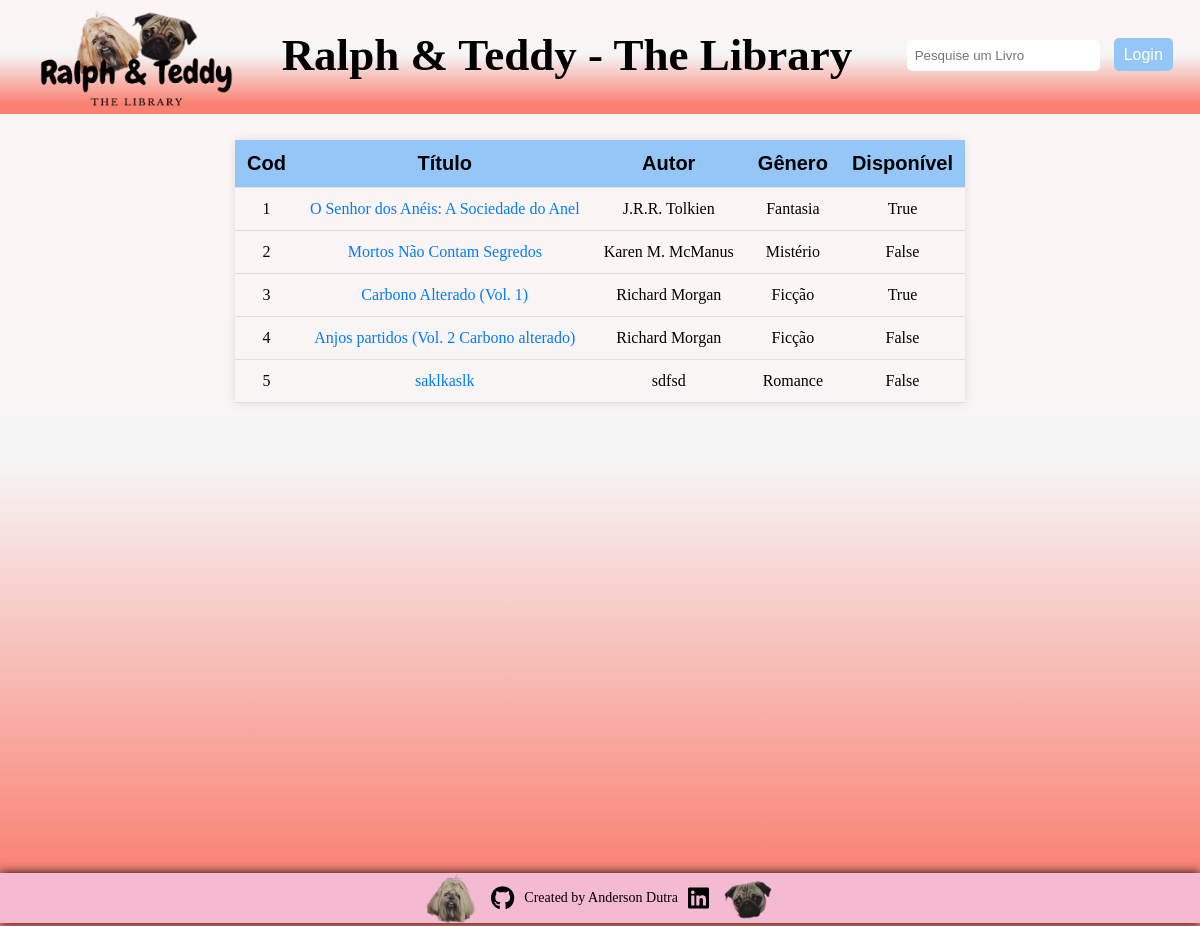
Page /index_list/ on the earlier database version.
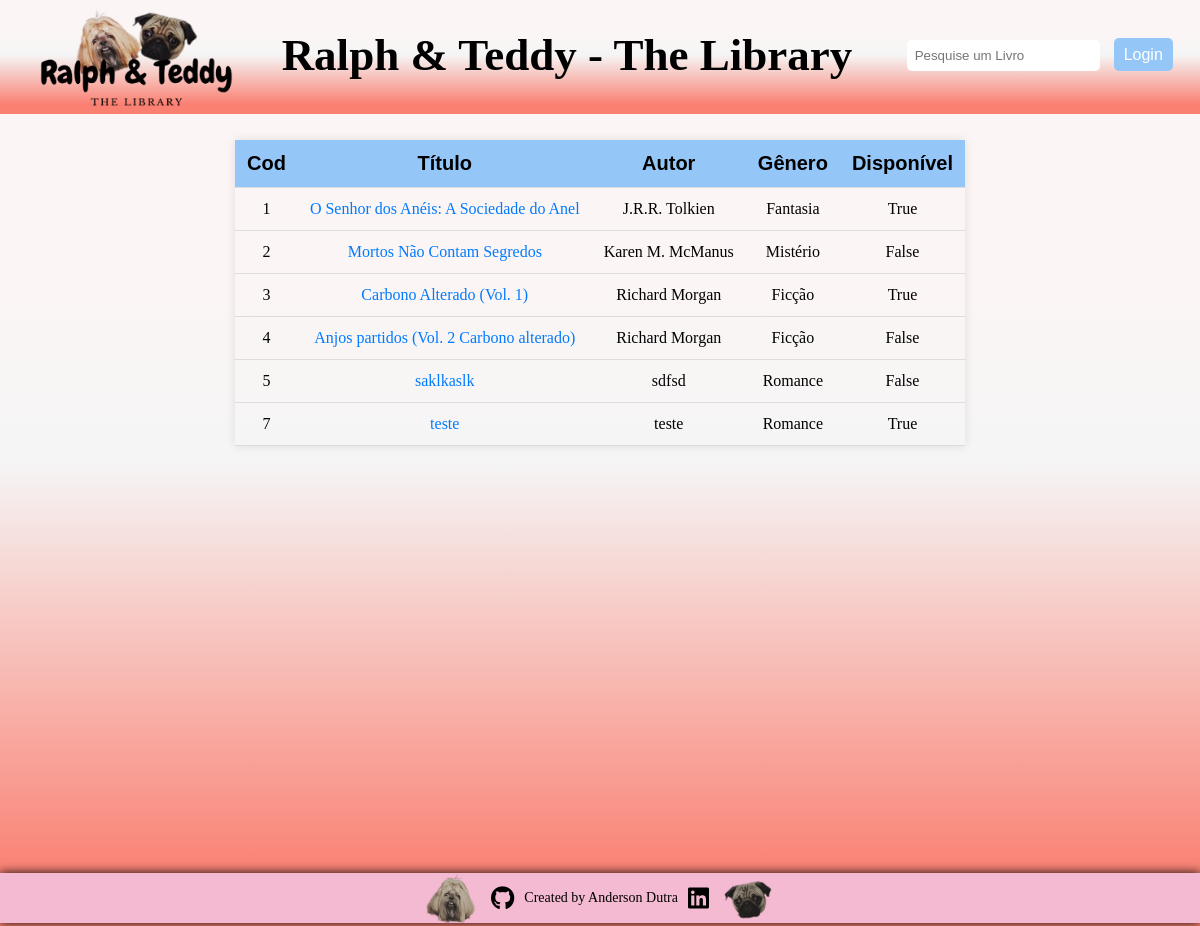
Same page on the later database version.
### app_biblioteca/models.py (models this page shows, shortened)
class Books(models.Model):
    user = models.ForeignKey(User, on_delete=models.CASCADE, blank=False)
    cod = models.IntegerField(unique=True)
    name = models.CharField(max_length=255)
    gender = models.ForeignKey(Genders, on_delete=models.CASCADE)
    book_cover = models.ImageField(blank=False)
    author = models.CharField(max_length=255)
    description = models.TextField()
    pages = models.IntegerField()
    qtd = models.IntegerField()
    in_stock = models.BooleanField(default=False)
    class meta:
        verbose_name = "Book"
        verbose_name_plural = "Books"

class Genders(models.Model):
    name = models.CharField(max_length=255)
    def __str__(self):
        return self.name
    class meta:
        verbose_name = "Gender"
        verbose_name_plural = "Genders"

### app_biblioteca/views.py (the view)
# urls.py: path("index_list/", views.index_list, name="index-list"),
def index_list(request):
    books = Books.objects.all().order_by("cod")
    return render(request, "pages/index_list.html", {"books": books})

### app_biblioteca/templates/pages/index_list.html (shortened to what this page needs)
{% load static %}
<!DOCTYPE html>
<html lang="en">
<head>
    <link rel="stylesheet" href="{% static 'css/index.css' %}">
    <link rel="stylesheet" href="{% static 'css/index_list.css' %}">
    <link rel="stylesheet" href="https://cdnjs.cloudflare.com/ajax/libs/font-awesome/6.1.0/css/all.min.css">
</head>
<body>
    <header>
        <nav class="navbar">
            <div class="logo-navbar">
                <a href="{% url 'home' %}">
                    <img src="../../../media/logo-sem-fundo.png" alt="Home">
                </a>
            </div>
            <div class="title-navbar">
                <h1>Ralph & Teddy - The Library</h1>
            </div>
            <div class="search-navbar">
                <form method="get" action="{% url 'search-book' %}">
                    <input type="text" name="q" placeholder="Pesquise um Livro">
                    {% if user.is_authenticated %}
                        <a href="{% url 'logout' %}">Sair</a>
                    {% else %}
                        <a href="{% url 'login' %}">Login</a>
                    {% endif %}
                </form>
            </div>
        </nav>
        <nav class="navbar-links">
        </nav>
    </header>
    {% if books %}
        <main>
            <table class="book-list">
                <thead>
                    <tr>
                        <th>Cod</th>
                        <th>Título</th>
                        <th>Autor</th>
                        <th>Gênero</th>
                        <th>Disponível</th>
                    </tr>
                </thead>
                <tbody>
                    {% for book in books %}
                    <tr>
                        <td>{{book.cod}}</td>
                        <td><a href="{% url 'book-detail' book.id %}">{{book.name}}</a></td>
                        <td>{{book.author}}</td>
                        <td>{{book.gender}}</td>
                        <td>{{book.in_stock}}</td>
                    </tr>
                    {% endfor %}
                </tbody>
            </table>
        </main>
    {% else %}
        <p class="no-results-message">Desculpe! Nenhum livro encontrado.</p>
    {% endif %}
    <footer class="footer">
        <img src="../../../media/ralph-rosto.png" alt="Ralph">
        <a href="https://github.com/AndersonDutra7" target="_blank"><i class="fab fa-github"></i></a>
        <p>Created by Anderson Dutra</p>
        <a href="https://www.linkedin.com/in/anderson-dutra-88b294211/" target="_blank"><i class="fab fa-linkedin"></i></a>
        <img src="../../../media/teddy-rosto.png" alt="Teddy">
    </footer>
</body>
</html>

Differences in the rows shown:
added Books: cod "7", name "teste", author "teste", gender "Romance", in_stock "True"
